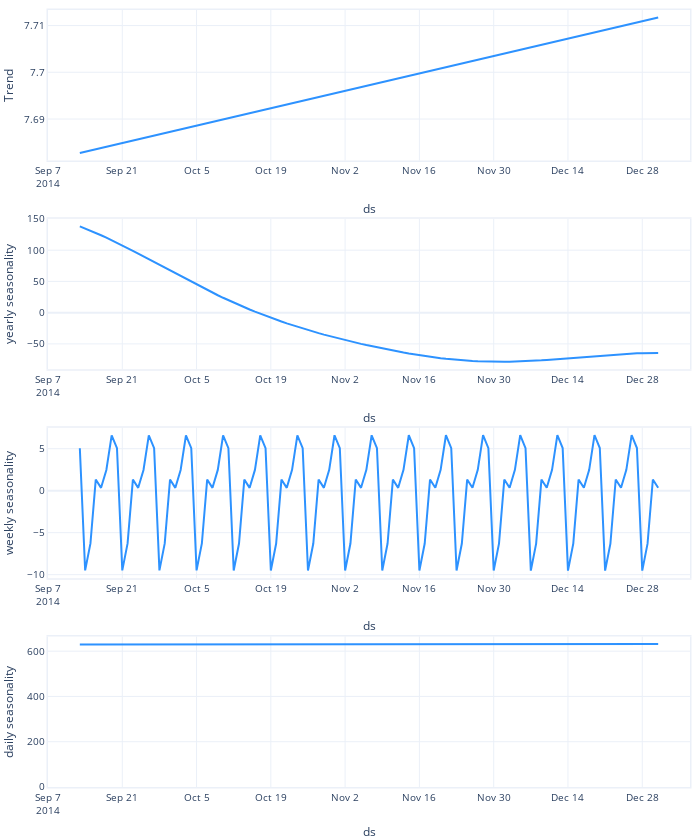

This figure's notebook cell:
### Code cell
forecast = m.predict(testing_x)
fig = m.plot_components(forecast)
fig.show()
